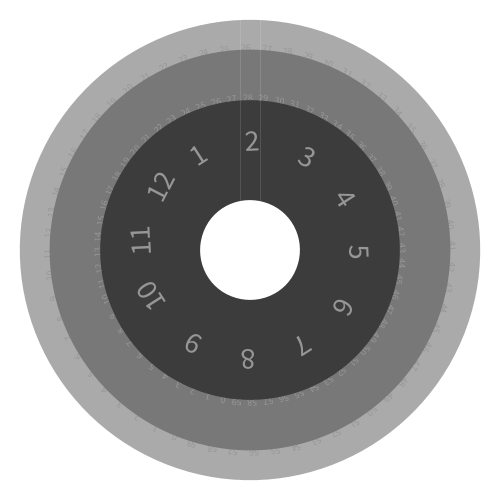
Frame 1 (no input)
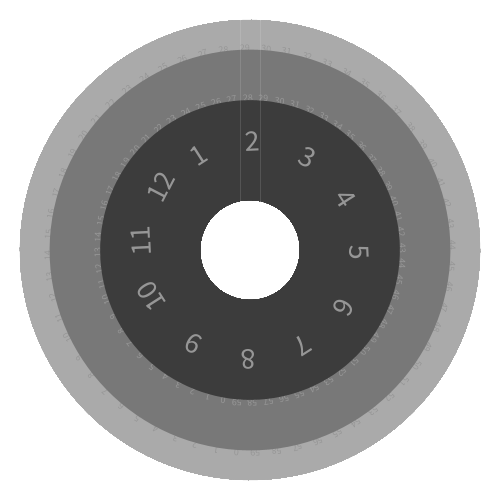
Frame 60 (the mouse pressed at the canvas centre just before this capture)
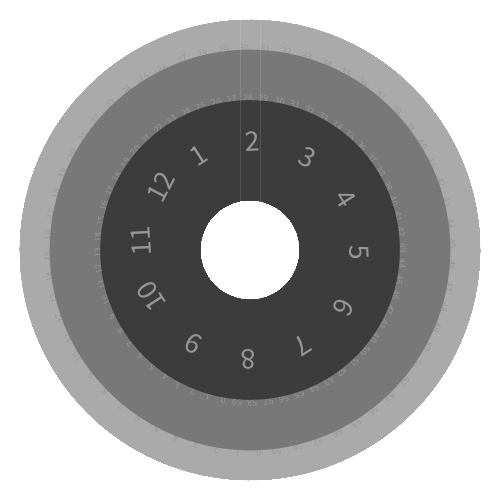
Frame 120 (the mouse held since frame 60 and released just before this capture)

The Processing sketch that drew these frames (run headless with seeded random() and noise(); from frame 60 on, the mouse is pressed at the canvas centre):

// Processing sketch: processing_171088
// ── processing_171088.pde

void setup ()
{
  size (500, 500);
  background (255);
  smooth ();
  ellipseMode(CENTER);

}

void draw ()
{
  //Sekunde außen

  float sekundeNOW = map(second (), 0, 59, 0, 2*PI);
  pushMatrix();
  translate(width/2, height/2);
  rotate(-sekundeNOW);
   strokeWeight (60);
  stroke (170);
  noFill();
  ellipse (0, 0, 400, 400);
  for (int i=0; i<60; i++)
  {
    fill(150);
    textSize(10);
    text(i, 0, -200); 
    rotate (2*PI/60);
  }
 
  popMatrix();
  
  // Minute Mitte..
  
 float minuteNOW = map(minute(),0,59,0,2*PI);
 pushMatrix();
 translate(width/2,height/2);
 rotate (-minuteNOW);
    strokeWeight (100);
  stroke (120);
  noFill();
  ellipse (0, 0, 300, 300);
  for (int i=0; i<60; i++)
  {
    fill(150);
    textSize(10);
    text(i, 0, -150); 
    rotate (2*PI/60);
  }
 
  popMatrix();
 


  
  // Stunde innen
  
 float stundeNOW = map(hour(),0,23,0,4*PI);
 pushMatrix();
 translate(width/2,height/2);
 rotate (-stundeNOW);
    strokeWeight (100);
  stroke (60);
  noFill();
  ellipse (0, 0, 200, 200);
   rotate (2*PI/12);
  for (int i=1; i<13; i++)
  {
    fill(150);
    textSize(30);
    text(i, 0, -100); 
    rotate (2*PI/12);
  }
 
  popMatrix();
  
    noFill();
    strokeWeight(0);
  stroke(255);
  rectMode(CENTER);
  rect (250,0,20,500);
 
}
